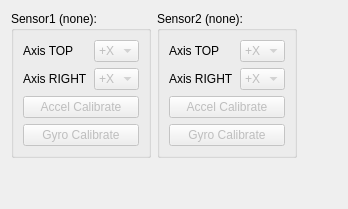
      <widget class="QWidget" name="tabSensors">
       <attribute name="title">
        <string>Sensors</string>
       </attribute>
       <layout class="QGridLayout" name="gridLayout_5">
        <item row="0" column="0">
         <widget class="QGroupBox" name="groupSensor1">
          <property name="title">
           <string>Sensor1 (none):</string>
          </property>
          <layout class="QGridLayout" name="gridLayout_6">
           <item row="0" column="1">
            <widget class="QComboBox" name="comboSensor1AxisTOP">
             <property name="enabled">
              <bool>false</bool>
             </property>
             <item>
              <property name="text">
               <string>+X</string>
              </property>
             </item>
             <item>
              <property name="text">
               <string>+Y</string>
              </property>
             </item>
             <item>
              <property name="text">
               <string>+Z</string>
              </property>
             </item>
             <item>
              <property name="text">
               <string>-X</string>
              </property>
             </item>
             <item>
              <property name="text">
               <string>-Y</string>
              </property>
             </item>
             <item>
              <property name="text">
               <string>-Z</string>
              </property>
             </item>
            </widget>
           </item>
           <item row="1" column="1">
            <widget class="QComboBox" name="comboSensor1AxisRIGHT">
             <property name="enabled">
              <bool>false</bool>
             </property>
             <item>
              <property name="text">
               <string>+X</string>
              </property>
             </item>
             <item>
              <property name="text">
               <string>+Y</string>
              </property>
             </item>
             <item>
              <property name="text">
               <string>+Z</string>
              </property>
             </item>
             <item>
              <property name="text">
               <string>-X</string>
              </property>
             </item>
             <item>
              <property name="text">
               <string>-Y</string>
              </property>
             </item>
             <item>
              <property name="text">
               <string>-Z</string>
              </property>
             </item>
            </widget>
           </item>
           <item row="0" column="0">
            <widget class="QLabel" name="labelSensor1AxisTop">
             <property name="text">
              <string>Axis TOP</string>
             </property>
             <property name="textFormat">
              <enum>Qt::PlainText</enum>
             </property>
            </widget>
           </item>
           <item row="1" column="0">
            <widget class="QLabel" name="labelSensor1AxisRight">
             <property name="text">
              <string>Axis RIGHT</string>
             </property>
             <property name="textFormat">
              <enum>Qt::PlainText</enum>
             </property>
            </widget>
           </item>
           <item row="2" column="0" colspan="2">
            <widget class="QPushButton" name="pushSensor1AccCalibrate">
             <property name="enabled">
              <bool>false</bool>
             </property>
             <property name="text">
              <string>Accel Calibrate</string>
             </property>
            </widget>
           </item>
           <item row="3" column="0" colspan="2">
            <widget class="QPushButton" name="pushSensor1GyroCalibrate">
             <property name="enabled">
              <bool>false</bool>
             </property>
             <property name="text">
              <string>Gyro Calibrate</string>
             </property>
            </widget>
           </item>
          </layout>
         </widget>
        </item>
        <item row="1" column="0">
         <spacer name="verticalSpacer_5">
          <property name="orientation">
           <enum>Qt::Vertical</enum>
          </property>
          <property name="sizeHint" stdset="0">
           <size>
            <width>20</width>
            <height>40</height>
           </size>
          </property>
         </spacer>
        </item>
        <item row="0" column="2">
         <spacer name="horizontalSpacer">
          <property name="orientation">
           <enum>Qt::Horizontal</enum>
          </property>
          <property name="sizeHint" stdset="0">
           <size>
            <width>40</width>
            <height>20</height>
           </size>
          </property>
         </spacer>
        </item>
        <item row="0" column="1">
         <widget class="QGroupBox" name="groupSensor2">
          <property name="title">
           <string>Sensor2 (none):</string>
          </property>
          <layout class="QGridLayout" name="gridLayout_7">
           <item row="0" column="1">
            <widget class="QComboBox" name="comboSensor2AxisTOP">
             <property name="enabled">
              <bool>false</bool>
             </property>
             <item>
              <property name="text">
               <string>+X</string>
              </property>
             </item>
             <item>
              <property name="text">
               <string>+Y</string>
              </property>
             </item>
             <item>
              <property name="text">
               <string>+Z</string>
              </property>
             </item>
             <item>
              <property name="text">
               <string>-X</string>
              </property>
             </item>
             <item>
              <property name="text">
               <string>-Y</string>
              </property>
             </item>
             <item>
              <property name="text">
               <string>-Z</string>
              </property>
             </item>
            </widget>
           </item>
           <item row="1" column="0">
            <widget class="QLabel" name="labelSensor2AxisRight">
             <property name="text">
              <string>Axis RIGHT</string>
             </property>
             <property name="textFormat">
              <enum>Qt::PlainText</enum>
             </property>
            </widget>
           </item>
           <item row="0" column="0">
            <widget class="QLabel" name="labelSensor2AxisTop">
             <property name="text">
              <string>Axis TOP</string>
             </property>
             <property name="textFormat">
              <enum>Qt::PlainText</enum>
             </property>
            </widget>
           </item>
           <item row="1" column="1">
            <widget class="QComboBox" name="comboSensor2AxisRIGHT">
             <property name="enabled">
              <bool>false</bool>
             </property>
             <item>
              <property name="text">
               <string>+X</string>
              </property>
             </item>
             <item>
              <property name="text">
               <string>+Y</string>
              </property>
             </item>
             <item>
              <property name="text">
               <string>+Z</string>
              </property>
             </item>
             <item>
              <property name="text">
               <string>-X</string>
              </property>
             </item>
             <item>
              <property name="text">
               <string>-Y</string>
              </property>
             </item>
             <item>
              <property name="text">
               <string>-Z</string>
              </property>
             </item>
            </widget>
           </item>
           <item row="4" column="0" colspan="2">
            <widget class="QPushButton" name="pushSensor2AccCalibrate">
             <property name="enabled">
              <bool>false</bool>
             </property>
             <property name="text">
              <string>Accel Calibrate</string>
             </property>
            </widget>
           </item>
           <item row="5" column="0" colspan="2">
            <widget class="QPushButton" name="pushSensor2GyroCalibrate">
             <property name="enabled">
              <bool>false</bool>
             </property>
             <property name="text">
              <string>Gyro Calibrate</string>
             </property>
            </widget>
           </item>
          </layout>
         </widget>
        </item>
       </layout>
      </widget>
